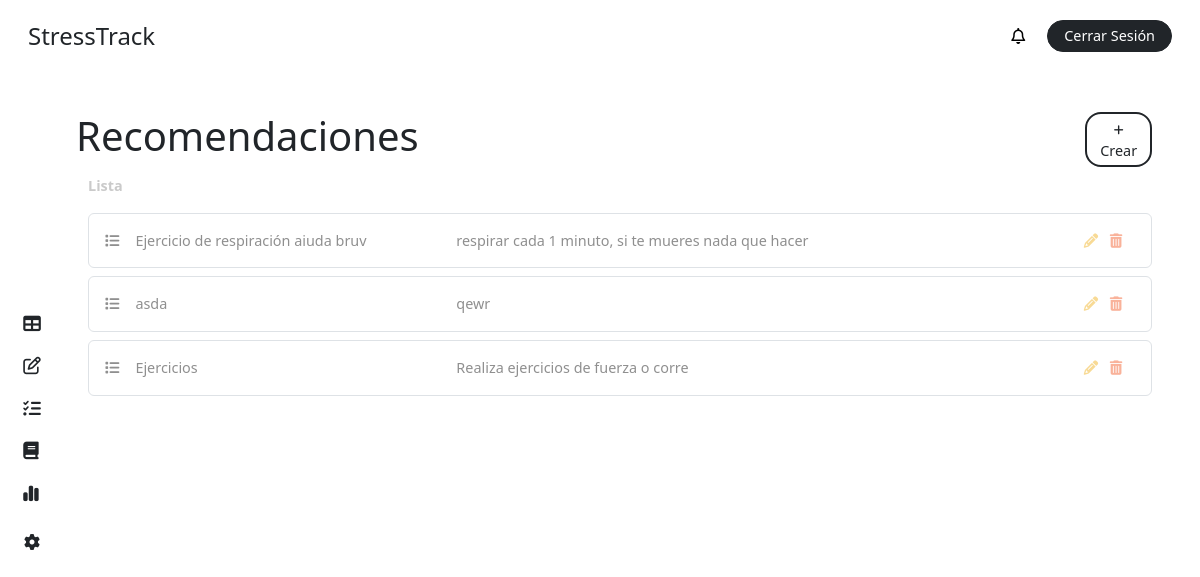
/recommendation/ (signed in), run on the app's committed database.
### stress/models.py (models this page shows, shortened)
class Recommendation(models.Model):
    title = models.CharField(max_length=255)
    description = models.CharField(max_length=255)
    min_percent = models.IntegerField()
    max_percent = models.IntegerField()

### stress/views.py (the view, shortened to what this page needs)
# urls.py: path('recommendation/', views.recommendation, name='recommendation'),
@login_required
def recommendation(request):
    user = request.user
    form = RecommendationForm()
    if user.role == 'teacher':
        studens = user.teaching_courses.first().students.all() if user.teaching_courses.first() else None
    else:
        studens = None
    recommendations = Recommendation.objects.all()
    context = {
        'role': user.role,
        'recommendations': recommendations,
        'students': studens,
        'form': form,
        'notifications': user.notifications.all(),
        'unread_notifications': user.notifications.filter(is_read=False).count(),
    }
    return render(request, 'dashboard/recommendation.html', context)

### stress/templates/dashboard/recommendation.html (shortened to what this page needs)
{% extends "base/dashboard_base.html" %}
{% block content %}
{% include "elements/dashboard_sidebar.html" with role=role %}
<main class="main p-4 pt-3 pe-5">
  <div class="my-4">
        <div class="row">
            <div class="{% if role == 'teacher' %} col-9 {% else %} col-11 {% endif %} p-0">
                <h1 class="m-0">Recomendaciones</h1>
            </div>
            <div class="col-1 d-flex flex-column justify-content-center">
                <button
                    class="fs-7 text-center rounded-4 bg-white border border-dark border-2 text-dark text-decoration-none py-1 px-2"
                    data-bs-toggle="modal"
                    data-bs-target="#addRecoModal"
                >
                    <i class="fa-solid fa-plus fs-8"></i> Crear
                </button>
            </div>
        </div>
        <label class="text-grisillo fw-bold my-2">Lista</label>
        {% if recommendations %}
            {% for recommendation in recommendations %}
                <div class="p-3 my-2 rounded-2 text-gris border border-1">
                    <div class="row">
                        <div class="col-4">
                            <i class="fa-solid fa-list me-3"></i>{{ recommendation.title }}
                        </div>
                        <div class="col-7">
                            {{ recommendation.description }}
                        </div>
                        <div class="col-1 text-center">
                            <a  href="#"
                                class="mx-1 text-decoration-none text-not-bad edit-task"
                                data-bs-toggle="modal"
                                data-bs-target="#updateRecoModal{{ recommendation.id }}""
                                title="Editar">
                                <i class="fa-solid fa-pencil"></i>
                            </a>
                            <a  href="{% url 'delete-recommendation' recommendation.id %}"
                                class="mx-1 text-decoration-none text-dying"
                                title="Eliminar"
                                id="delete-reco-{{ recommendation.id }}"
                            >
                                <i class="fa-solid fa-trash-can"></i>
                            </a>
                        </div>
                    </div>
                </div>
            {% endfor %}
        {% else %}
            <div class="bg-inf p-3 my-2 rounded-2 text-gris">
                <i class="fas fa-info-circle me-2"></i> No existen recomendaciones por el momento.
            </div>
        {% endif %}
    </div>
</main>
{% endblock %}

### stress/static/css/main.css (style rules this page uses)
body { height: 100vh; margin: 0; padding: 0; display: grid; grid-template-columns: 4rem 1fr; grid-template-rows: 4.5rem 1fr; grid-template-areas: "header header" "side main"; gap: 0; background-color: white; }
.main { grid-area: main; overflow-y: auto; }
.fs-7 { font-size: .9rem; }
.fs-8 { font-size: .7rem !important; }
.text-not-bad { color: #f8da95; }
.text-dying { color: #f9b29a; }
.text-grisillo { color: #cacaca; font-size: .9rem; }
.text-gris { color: #8f8f8f !important; font-size: .9rem; }

### data on the page
Recommendation: title "Ejercicio de respiración aiuda bruv", description "respirar cada 1 minuto, si te mueres nada que hacer"
Recommendation: title "asda", description "qewr"
Recommendation: title "Ejercicios", description "Realiza ejercicios de fuerza o corre"
